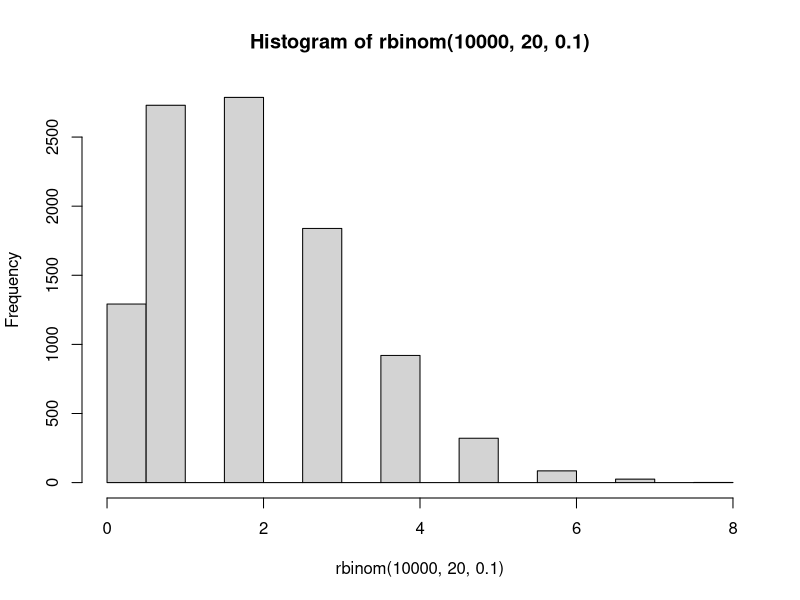
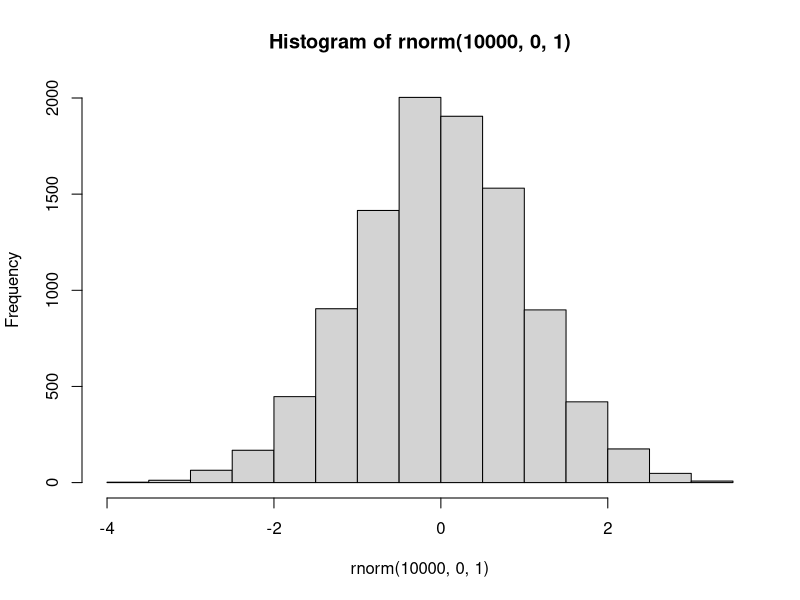
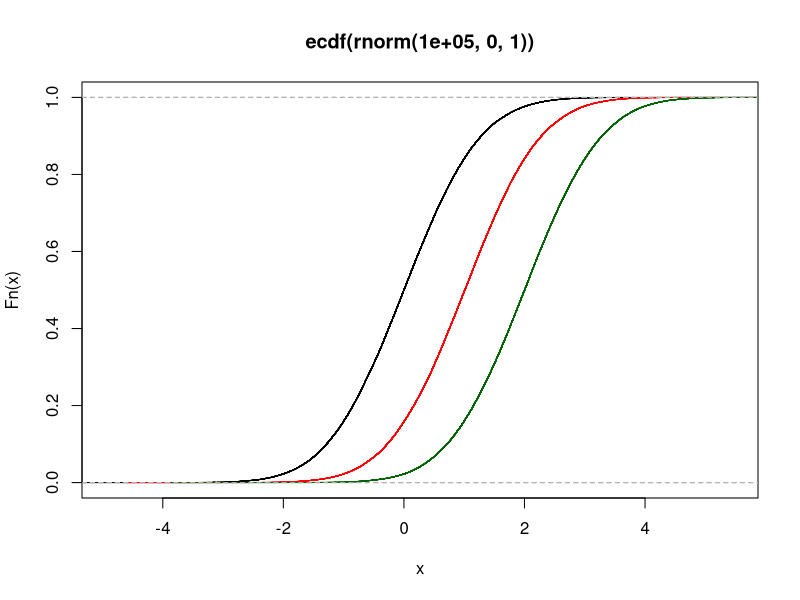
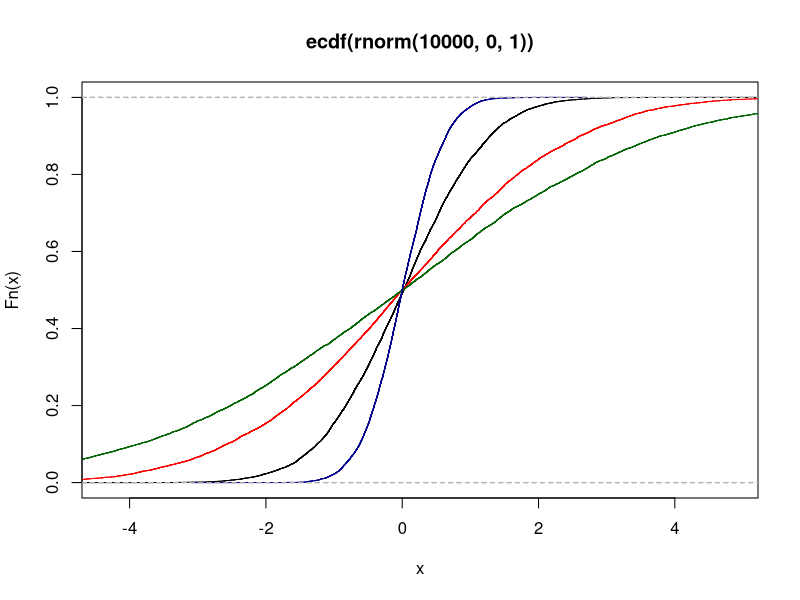

These charts were generated, in order, by the following R code: (Note: this script raises an error after producing the figures.)
## ---- chunk 1
1 - dbinom(0,20,0.1) - dbinom(1,20,0.1)
## ---- chunk 2
1 - pbinom(1,20,0.1)
## ---- chunk 3
hist(rbinom(10000,20,0.1))
## ---- chunk 4
mean(rpois(10000,3))
var(rpois(10000,3))
## ---- chunk 5
hist(rnorm(10000,0,1))
## ---- chunk 6
plot(ecdf(rnorm(100000,0,1)))
lines(ecdf(rnorm(100000,1,1)), col = 'red')
lines(ecdf(rnorm(100000,2,1)), col = 'darkgreen')
## ---- chunk 7
plot(ecdf(rnorm(10000,0,1)))
lines(ecdf(rnorm(10000,0,2)), col = 'red')
lines(ecdf(rnorm(10000,0,3)), col = 'darkgreen')
lines(ecdf(rnorm(10000,0,0.5)), col = 'darkblue')
## ---- chunk 8
pnorm(-3, mean = 0, sd = 1)
## ---- chunk 9
pnorm(-2, mean = 0, sd = 1)
## ---- chunk 10
pnorm(1, mean = 0, sd = 1) - pnorm(-1, mean = 0, sd = 1)
## ---- chunk 11
pnorm(2, mean = 0, sd = 1) - pnorm(-2, mean = 0, sd = 1)
## ---- chunk 12
worldbank
## ---- chunk 13
# standarization using z-score
library(dplyr)
library(ggplot2)
worldbank %>%
  mutate(z = (Population_growth - mean(Population_growth)) / sd(Population_growth))%>%
  ggplot(aes(x = z))+
  geom_histogram(fill = "white", color = "black")
           
